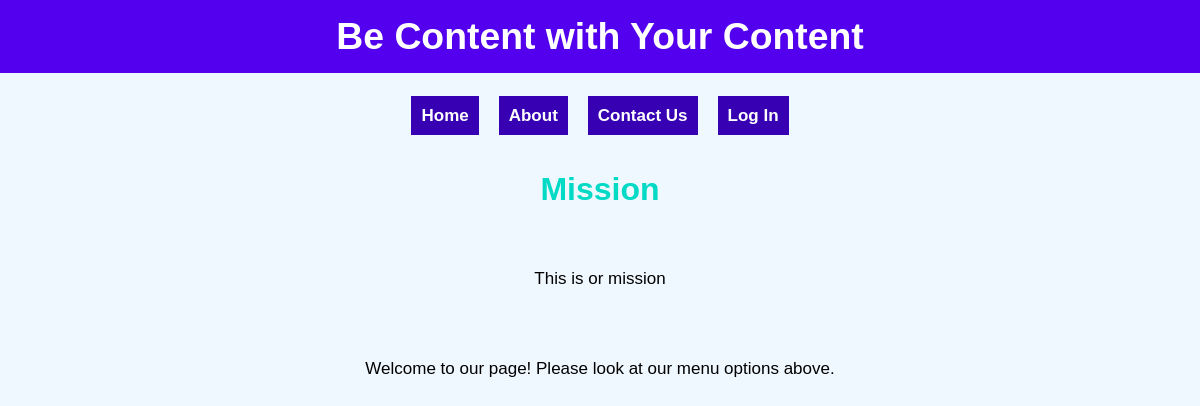
/Index.php?PageId=5, run on the app's committed database.
### tables this page shows
create table if not exists WebElements(
 id int not null AUTO_INCREMENT PRIMARY KEY,
 Title varchar(25) Not null,
 Header varchar(25),
 SubText varchar(225),
 ParentPage int DEFAULT 0,
 SortOrder int DEFAULT 2,
 isActive int
);

### dbConnector.php (called while the page is built, shortened)
<?php
function MyPagesGet($dbConn, $Parent = 0) {
    $query = "SELECT id, Title, Header, SubText
              FROM WebElements
              WHERE isActive = 1
              AND ParentPage = ?
              ORDER BY ParentPage ASC, SortOrder ASC;";
    $stmt = $dbConn->prepare($query);
    $stmt->bind_param("s", $Parent);
    $stmt->execute();
    return $stmt->get_result();
}
function PageContentGet($dbConn, $Id) {
    $query = "SELECT id, Title, Header, SubText
              FROM WebElements
              WHERE isActive = 1
              AND id = ?";
    $stmt = $dbConn->prepare($query);
    $stmt->bind_param("s", $Id);
    $stmt->execute();
    $return = $stmt->get_result();
    return $return;
}
?>

### Helper.php (the view, shortened to what this page needs)
<?php
include_once "dbConnector.php";
?>
<?php
function MenuDisplay($dataset) {
    if ($dataset){
        while($row = mysqli_fetch_array($dataset)){
            echo '<a href="Index.php?PageId=' . $row['id'] .  '" >' . $row['Title'] . '</a>';
        }
    }
    else {
        echo "No menu items<br />";
        echo mysqli_error($myDbConn);
    }
}
function PageDisplay($PageData) {
    if ($PageData){
        $row = mysqli_fetch_array($PageData);
        echo ' <h2> ' . $row['Header'] .  ' </h2> <br />';
        echo ' <p> ' . $row['SubText'] .  '</p> <br />';
    }
    else {
        echo "No Page data to display <br />";
    }
}
?>

### LightTheme.css (style rules this page uses)
html, body { margin: 0; }
body { background-color: aliceblue; font-family: 'Lucida Sans', 'Lucida Sans Regular', 'Lucida Grande', 'Lucida Sans Unicode', Geneva, Verdana, sans-serif; text-align: center; }
h2 { color: #03dac6; font-size: 24pt; }
p { color: #000; font-size: 17px; }
a { font-size: 17px; color: #fff; font-weight: bold; text-decoration: none; background-color: #3700b3; padding: 10px; margin: 10px; }

### data on the page
webelements: Title "Home"
webelements: Title "About"
webelements: Title "Contact Us"
webelements: Header "Mission", SubText "This is or mission"

### other printed values
$MyHeader "Be Content with Your Content"
